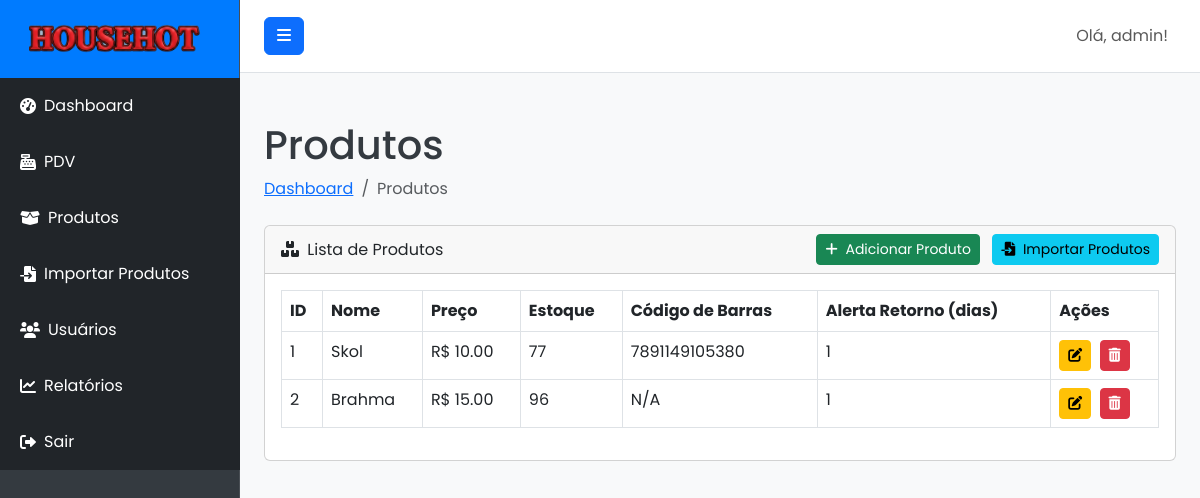
The page /products (signed in) on the database its author committed.
### models.py (models this page shows, shortened)
class User(UserMixin, db.Model):
    id = db.Column(db.Integer, primary_key=True)
    username = db.Column(db.String(80), unique=True, nullable=False)
    email = db.Column(db.String(120), unique=True, nullable=False)
    password_hash = db.Column(db.String(128), nullable=False)
    role = db.Column(db.String(20), default='user', nullable=False) # 'admin' ou 'user'
    sales = db.relationship('Sale', backref='operator', lazy=True) # Relação com vendas
    def is_admin(self):
        return self.role == 'admin'

class Product(db.Model):
    id = db.Column(db.Integer, primary_key=True)
    name = db.Column(db.String(100), nullable=False)
    description = db.Column(db.Text, nullable=True)
    price = db.Column(db.Float, nullable=False)
    stock = db.Column(db.Integer, nullable=False, default=0)
    barcode = db.Column(db.String(50), unique=True, nullable=True)
    return_alert_days = db.Column(db.Integer, nullable=True, default=None) # Pode ser nulo se não houver alerta

### routes.py (the view)
@main_bp.route('/products')
@admin_required
def products():
    products = Product.query.all()
    return render_template('products.html', products=products)

### routes.py (called while the page is built)
def admin_required(f):
    @wraps(f)
    @login_required
    def decorated_function(*args, **kwargs):
        if not current_user.is_admin():
            flash('Você não tem permissão para acessar esta página.', 'danger')
            return redirect(url_for('main.dashboard'))
        return f(*args, **kwargs)
    return decorated_function

### templates/products.html (shortened to what this page needs)
{% extends "base.html" %}
{% block content %}
<div class="container-fluid">
    <h1 class="mt-4">Produtos</h1>
    <ol class="breadcrumb mb-4">
        <li class="breadcrumb-item"><a href="{{ url_for('main.dashboard') }}">Dashboard</a></li>
        <li class="breadcrumb-item active">Produtos</li>
    </ol>
    <div class="card mb-4">
        <div class="card-header d-flex justify-content-between align-items-center">
            <div>
                <i class="fas fa-boxes me-1"></i>
                Lista de Produtos
            </div>
            <div>
                <a href="{{ url_for('main.add_product') }}" class="btn btn-success btn-sm me-2">
                    <i class="fas fa-plus me-1"></i> Adicionar Produto
                </a>
                <a href="{{ url_for('main.import_products') }}" class="btn btn-info btn-sm">
                    <i class="fas fa-file-import me-1"></i> Importar Produtos
                </a>
            </div>
        </div>
        <div class="card-body">
            <div class="table-responsive">
                <table class="table table-bordered" id="productsTable" width="100%" cellspacing="0">
                    <thead>
                        <tr>
                            <th>ID</th>
                            <th>Nome</th>
                            <th>Preço</th>
                            <th>Estoque</th>
                            <th>Código de Barras</th>
                            <th>Alerta Retorno (dias)</th>
                            <th>Ações</th>
                        </tr>
                    </thead>
                    <tbody>
                        {% for product in products %}
                        <tr>
                            <td>{{ product.id }}</td>
                            <td>{{ product.name }}</td>
                            <td>R$ {{ "%.2f"|format(product.price) }}</td>
                            <td>{{ product.stock }}</td>
                            <td>{{ product.barcode if product.barcode else 'N/A' }}</td>
                            <td>{{ product.return_alert_days if product.return_alert_days is not none else 'N/A' }}</td>
                            <td>
                                <a href="{{ url_for('main.edit_product', product_id=product.id) }}" class="btn btn-warning btn-sm me-1">
                                    <i class="fas fa-edit"></i>
                                </a>
                                <form action="{{ url_for('main.delete_product', product_id=product.id) }}" method="POST" class="d-inline">
                                    <button type="submit" class="btn btn-danger btn-sm" onclick="return confirm('Tem certeza que deseja excluir este produto?');">
                                        <i class="fas fa-trash-alt"></i>
                                    </button>
                                </form>
                            </td>
                        </tr>
                        {% endfor %}
                    </tbody>
                </table>
            </div>
        </div>
    </div>
</div>
{% endblock %}

### templates/base.html (shortened to what this page needs)
<!DOCTYPE html>
<html lang="pt-br">
<head>
    <link href="https://cdn.jsdelivr.net/npm/bootstrap@5.3.0/dist/css/bootstrap.min.css" rel="stylesheet">
    <link rel="stylesheet" href="https://cdnjs.cloudflare.com/ajax/libs/font-awesome/6.0.0-beta3/css/all.min.css">
    <link rel="stylesheet" href="{{ url_for('static', filename='css/style.css') }}">
</head>
<body>
    <div class="d-flex" id="wrapper">
        <div class="bg-dark border-right" id="sidebar-wrapper">
            <div class="sidebar-heading text-white text-center py-4 fs-4 fw-bold">
                <img src="{{ url_for('static', filename='img/logo.png') }}" alt="Logo" class="me-2" style="height: 30px;">
            </div>
            <div class="list-group list-group-flush">
                <a href="{{ url_for('main.dashboard') }}" class="list-group-item list-group-item-action bg-dark text-white">
                    <i class="fas fa-tachometer-alt me-2"></i> Dashboard
                </a>
                <a href="{{ url_for('main.pdv') }}" class="list-group-item list-group-item-action bg-dark text-white">
                    <i class="fas fa-cash-register me-2"></i> PDV
                </a>
                {% if current_user.is_authenticated and current_user.is_admin() %}
                <a href="{{ url_for('main.products') }}" class="list-group-item list-group-item-action bg-dark text-white">
                    <i class="fas fa-box-open me-2"></i> Produtos
                </a>
                <a href="{{ url_for('main.import_products') }}" class="list-group-item list-group-item-action bg-dark text-white">
                    <i class="fas fa-file-import me-2"></i> Importar Produtos
                </a>
                <a href="{{ url_for('main.users') }}" class="list-group-item list-group-item-action bg-dark text-white">
                    <i class="fas fa-users me-2"></i> Usuários
                </a>
                <a href="{{ url_for('main.reports') }}" class="list-group-item list-group-item-action bg-dark text-white">
                    <i class="fas fa-chart-line me-2"></i> Relatórios
                </a>
                {% endif %}
                <a href="{{ url_for('main.logout') }}" class="list-group-item list-group-item-action bg-dark text-white">
                    <i class="fas fa-sign-out-alt me-2"></i> Sair
                </a>
            </div>
        </div>
        <div id="page-content-wrapper">
            <nav class="navbar navbar-expand-lg navbar-light bg-light border-bottom">
                <button class="btn btn-primary" id="menu-toggle">
                    <i class="fas fa-bars"></i>
                </button>
                <div class="collapse navbar-collapse" id="navbarSupportedContent">
                    <ul class="navbar-nav ms-auto mt-2 mt-lg-0">
                        <li class="nav-item active">
                            <a class="nav-link" href="#">Olá, {{ current_user.username }}!</a>
                        </li>
                    </ul>
                </div>
            </nav>
            <div class="container-fluid py-4">
                {% block content %}{% endblock %}
            </div>
        </div>
    </div>
</body>
</html>

### static/css/style.css (style rules this page uses)
:root { --primary-color: #007bff; --secondary-color: #28a745; --info-color: #17a2b8; --warning-color: #ffc107; --danger-color: #dc3545; --background-light: #f8f9fa; --text-dark: #343a40; --text-light: #ffffff; --sidebar-bg: #343a40; --sidebar-link-hover: #0056b3; --sidebar-header-bg: var(--primary-color); --navbar-bg: #ffffff; --navbar-border-bottom: #e0e0e0; --card-bg: #ffffff; --card-shadow: 0 0.125rem 0.25rem rgba(0, 0, 0, 0.075); --login-bg-gradient-start: #007bff; --login-bg-gradient-end: #0056b3; --login-card-bg: rgba(255, 255, 255, 0.95); --login-card-shadow: 0 10px 25px rgba(0, 0, 0, 0.2); }
body { font-family: 'Poppins', sans-serif; background-color: var(--background-light); color: var(--text-dark); margin: 0; overflow-x: hidden; }
#wrapper { display: flex; width: 100%; align-items: stretch; }
#sidebar-wrapper { min-height: 100vh; width: 15rem; margin-left: 0; transition: margin .25s ease-out; background-color: var(--sidebar-bg) !important; border-right: 1px solid rgba(255, 255, 255, 0.1); flex-shrink: 0; }
#sidebar-wrapper .sidebar-heading { padding: 1.5rem 1.25rem; background-color: var(--sidebar-header-bg); display: flex; align-items: center; justify-content: center; }
#sidebar-wrapper .list-group { width: 15rem; }
#sidebar-wrapper .list-group-item { border: none; padding: 1rem 1.25rem; color: rgba(255, 255, 255, 0.7); background-color: transparent; text-decoration: none; display: flex; align-items: center; }
#page-content-wrapper { flex: 1; min-width: 0; width: 100%; }
.navbar { padding: 1rem 1.5rem; background-color: var(--navbar-bg) !important; border-bottom: 1px solid var(--navbar-border-bottom); }

### rows shown on the page
User: username "admin"
Product: id "1", name "Skol", price "10.00", stock "77", barcode "7891149105380", return_alert_days "1"
Product: id "2", name "Brahma", price "15.00", stock "96", barcode "N/A", return_alert_days "1"
